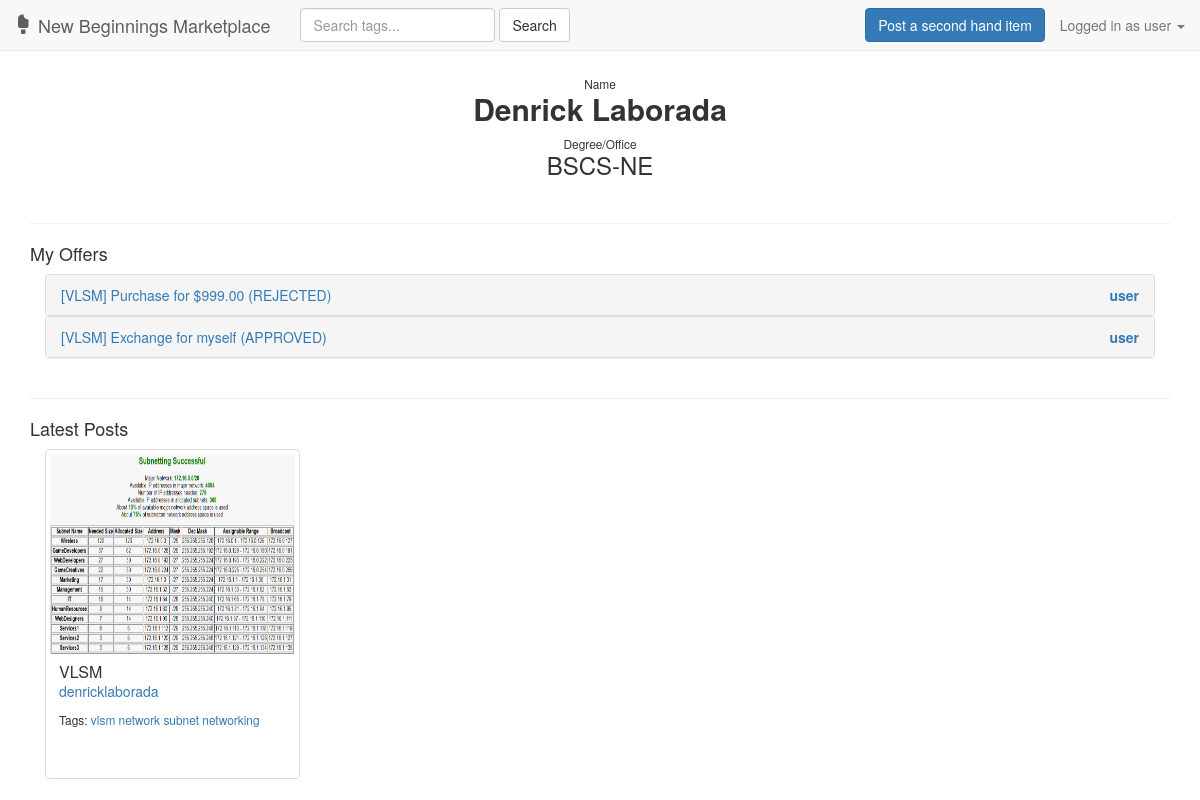
Page /user/17/ (signed in) on the earlier database version.
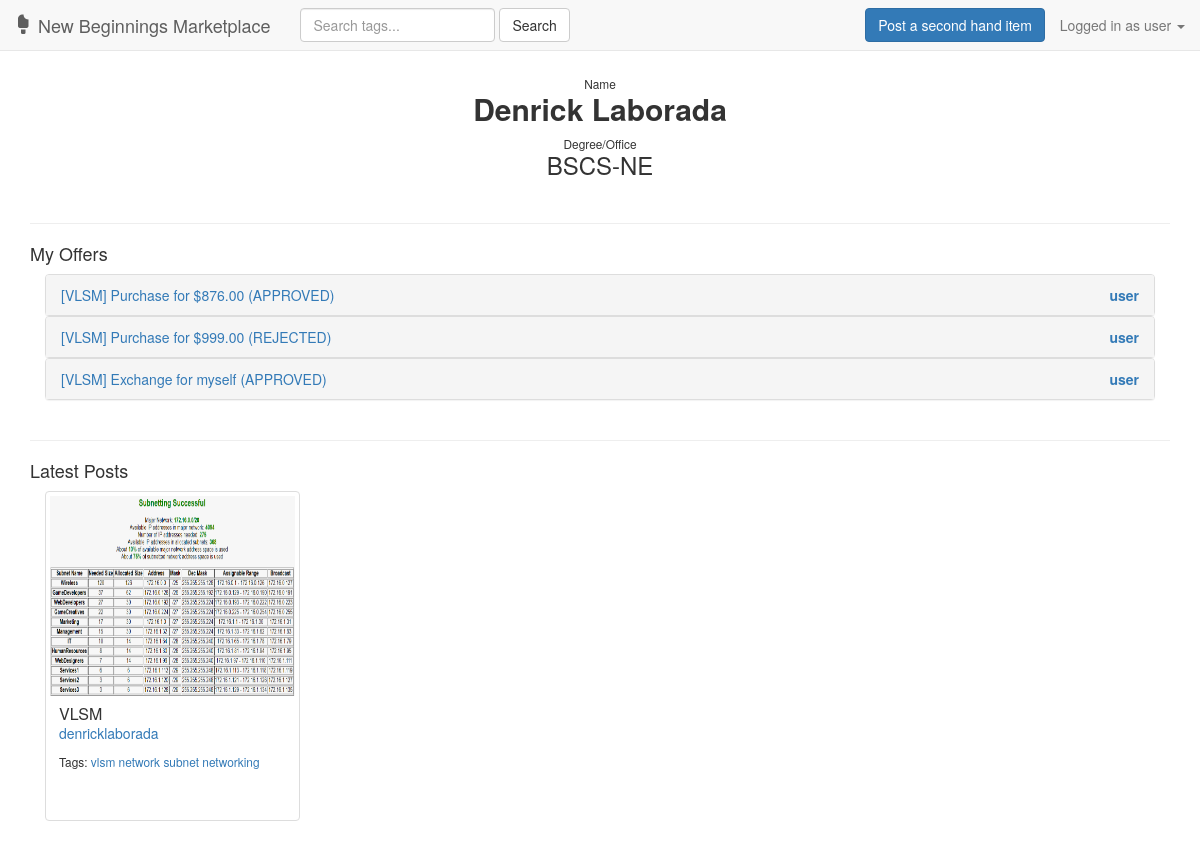
Same page on the later database version.
### marketplace/models.py (models this page shows, shortened)
class Offer(models.Model):
    user = models.ForeignKey(User, on_delete=models.CASCADE)
    post = models.ForeignKey(Post, on_delete=models.CASCADE, related_name='post')
    CHOICES = (
        ('Exchange', 'Exchange'),
        ('Purchase', 'Purchase'),
    )
    type = models.CharField(max_length=8, choices=CHOICES)
    amount = models.DecimalField(decimal_places=2, blank=True, max_digits=20, null=True)
    secondhand = models.ForeignKey(Post, null=True, blank=True, related_name='secondhand')
    approve_reject = models.NullBooleanField(blank=True, null=True)
    reason = models.CharField(blank=True, null=True, max_length=255)

class Post(models.Model):
    user = models.ForeignKey(User, on_delete=models.CASCADE)
    image = models.ImageField(upload_to='marketplace/static/marketplace/img/', blank=True, default='marketplace/static/marketplace/img/def/default.png')
    name = models.CharField(max_length=25)
    condition = models.CharField(max_length=50)
    quantity = models.PositiveIntegerField(default=1, validators=[MinValueValidator(1)])
    CHOICES = (
        ('Academic', 'Academic'),
        ('Office', 'Office'),
    )
    type = models.CharField(max_length=8, choices=CHOICES)
    course = models.CharField(max_length=20, blank=True)
    tags = TaggableManager(blank=True)
    def __str__(self):
        return self.name

### marketplace/views.py (the view)
# urls.py: url(r'^user/(?P<user_id>[0-9]+)/$', views.userdetails, name='userdetails'),
def userdetails(request, user_id):
    userobj = get_object_or_404(User, pk=user_id)
    user_latest_post = Post.objects.filter(user=userobj).order_by('-id')
    offers = Offer.objects.filter(post__in=user_latest_post).order_by('-id')
    myoffers = Offer.objects.filter(user=request.user, post__in=user_latest_post).order_by('-id')
    if request.method == 'POST':
        regform = RegistrationForm(request.POST)
        postform = PostForm(request.POST, request.FILES)
        if regform.is_valid():
            regform.save()
            return redirect('/')
        elif request.user.is_authenticated():
            if postform.is_valid():
                obj = postform.save(commit=False)
                obj.user = request.user
                obj.image = postform.cleaned_data['image']
                obj.save()
                postform.save_m2m()
                return redirect('/')
        else:
            postform = PostForm()
            regform = RegistrationForm()
            context = {
                'userprofile': userobj,
                'latest_posts': user_latest_post,
                'regform': regform,
                'postform': postform,
                'offers': offers,
                'myoffers': myoffers,
            }
            return login(request, context, template_name='marketplace/err.html')
    else:
        regform = RegistrationForm()
        postform = PostForm()
        context = {
            'userprofile': userobj,
            'latest_posts': user_latest_post,
            'regform': regform,
            'postform': postform,
            'offers': offers,
            'myoffers': myoffers,
        }
        return render(request, 'marketplace/user.html', context)

### marketplace/templates/marketplace/user.html (shortened to what the changed rows need)
{% extends 'marketplace/includes/header.html' %}
{% block body %}
    <div class="container">
        <div class="text-center">
            <div class="panel-body">
                <h2 style="margin-top: 0;"><strong>{{ userprofile.first_name }} {{ userprofile.last_name }}</strong></h2>
            </div>
        </div>
        <div>
            {% if user.is_authenticated %}
                {% if user.get_username == userprofile.username %}
                    <h4>Offers</h4>
                    <div class="container row">
                        <div class="col-sm-12 col-md-12">
                            <div class="panel-group" id="accordion" role="tablist" aria-multiselectable="true">
                                {% for offer in offers %}
                                    <div class="panel panel-default">
                                        <div class="panel-heading" role="tab" data-toggle="collapse" data-parent="#accordion" href="#collapse{{ offer.id }}" aria-expanded="false" aria-controls="collapse{{ offer.id }}">
                                            <a class="collapsed" role="button" data-toggle="collapse" data-parent="#accordion" href="#collapse{{ offer.id }}" aria-expanded="false" aria-controls="collapse{{ offer.id }}">
                                                [{{ offer.post }}] {{ offer.type }} for {% if offer.type == 'Purchase' %}${{ offer.amount }}{% else %}{{ offer.secondhand.name }}{% endif %}
                                                {% if offer.approve_reject == 1 %}(APPROVED){% elif offer.approve_reject == 0 %}(REJECTED){% endif %}
                                                <span class="pull-right"><strong>{{ offer.user.username }}</strong></span>
                                            </a>
                                        </div>
                                        <div id="collapse{{ offer.id }}" class="panel-collapse collapse" role="tabpanel">
                                            <div class="panel-body text-center">
                                                {% if offer.type == 'Exchange' %}
                                                    <h4><strong>{{ offer.secondhand.name }}</strong></h4>
                                                    <img src="{{ offer.secondhand.image.url }}" style="height: 40%">
                                                    <h4><strong>Quantity</strong></h4>
                                                    <p>{{ offer.secondhand.quantity }}</p>
                                                    <h4><strong>Condition</strong></h4>
                                                    <p><a href="{% url 'marketplace:condresults' offer.secondhand.condition %}">{{ offer.secondhand.condition }}</a></p>
                                                    <h4><strong>Type</strong></h4>
                                                    <p><a href="{% url 'marketplace:typeresults' offer.secondhand.type %}">{{ offer.secondhand.type }}</a></p>
                                                    {% if offer.secondhand.course %}
                                                        <h4><strong>Course</strong></h4>
                                                        <p><a href="{% url 'marketplace:courseresults' offer.secondhand.course %}">{{ offer.secondhand.course }}</a></p>
                                                    {% endif %}
                                                    <h4><strong>Tags</strong></h4>
                                                    <p>{% for t in offer.secondhand.tags.all %}
                                                        <a href="{% url 'marketplace:tagresults' t.name %}">{{ t.name }}</a>
                                                    {% endfor %}</p>
                                                    <h4><strong>User</strong></h4>
                                                    <p><a href="{% url 'marketplace:userdetails' offer.secondhand.user.id %}">
                                                        {{ offer.secondhand.user }}
                                                    </a></p>
                                                {% else %}
                                                    {{ offer.type }} for {% if offer.type == 'Purchase' %}${{ offer.amount }}{% else %}{{ offer.secondhand.name }}{% endif %}
                                                {% endif %}
                                            </div>
                                            {% if not offer.approve_reject == 1 and not offer.approve_reject == 0 %}
                                                <div class="panel-footer">
                                                    <a data-toggle="modal" data-target="#acceptModal{{ offer.id }}" href="javascript:void(0);" class="btn btn-success">Accept</a>
                                                    <a data-toggle="modal" data-target="#rejectModal{{ offer.id }}" href="javascript:void(0);" class="btn btn-danger">Reject</a>
                                                </div>
                                            {% endif %}
                                        </div>
                                    </div>
                                    {% if not offer.approve_reject == 1 and not offer.approve_reject == 0 %}
                                        <div class="modal fade" id="acceptModal{{ offer.id }}" tabindex="-1" role="dialog">
                                            <div class="modal-dialog" role="document">
                                                <div class="modal-content">
                                                    <div class="modal-header">
                                                        <button type="button" class="close" data-dismiss="modal"><span aria-hidden="true">&times;</span></button>
                                                        <h4 class="modal-title">Accept {{ offer.type }} for {% if offer.type == 'Purchase' %}${{ offer.amount }}{% else %}{{ offer.secondhand.name }}{% endif %}</h4>
                                                    </div>
                                                    <form id="acceptform" role="form" method="post" action="{% url 'marketplace:approveoffer' offer.id %}">
                                                        {% csrf_token %}
                                                        <div class="modal-body">
                                                            <div class="input-group">
                                                                <label for="reasonA">Reason:</label>
                                                                <input type="text" class="form-control" id="reasonA" name="reasonA">
                                                            </div>
                                                        </div>
                                                        <div class="modal-footer">
                                                            <button type="submit" class="btn btn-primary">Confirm Accept</button>
                                                            <a data-dismiss="modal" class="btn">Cancel</a>
                                                        </div>
                                                    </form>
                                                </div>
                                            </div>
                                        </div>
                                        <div class="modal fade" id="rejectModal{{ offer.id }}" tabindex="-1" role="dialog">
                                            <div class="modal-dialog" role="document">
                                                <div class="modal-content">
                                                    <div class="modal-header">
                                                        <button type="button" class="close" data-dismiss="modal"><span aria-hidden="true">&times;</span></button>
                                                        <h4 class="modal-title">Reject {{ offer.type }} for {% if offer.type == 'Purchase' %}${{ offer.amount }}{% else %}{{ offer.secondhand.name }}{% endif %}</h4>
                                                    </div>
                                                    <form id="rejectform" role="form" method="post" action="{% url 'marketplace:rejectoffer' offer.id %}">
                                                        {% csrf_token %}
                                                        <div class="modal-body">
                                                            <div class="input-group">
                                                                <label for="reasonR">Reason:</label>
                                                                <input type="text" class="form-control" id="reasonR" name="reasonR">
                                                            </div>
                                                        </div>
                                                        <div class="modal-footer">
                                                            <button type="submit" class="btn btn-primary">Confirm Reject</button>
                                                            <a data-dismiss="modal" class="btn">Cancel</a>
                                                        </div>
                                                    </form>
                                                </div>
                                            </div>
                                        </div>
                                    {% endif %}
                                {% endfor %}
                            </div>
                        </div>
                    </div>
                {% else %}
                    <div class="container row">
                        <div class="col-sm-12 col-md-12">
                            <div class="panel-group" id="accordion" role="tablist" aria-multiselectable="true">
                                {% for myoffer in myoffers %}
                                    <div class="panel panel-default">
                                        <div class="panel-heading" role="tab" data-toggle="collapse" data-parent="#accordion" href="#collapse{{ myoffer.id }}" aria-expanded="false" aria-controls="collapse{{ myoffer.id }}">
                                            <a class="collapsed" role="button" data-toggle="collapse" data-parent="#accordion" href="#collapse{{ myoffer.id }}" aria-expanded="false" aria-controls="collapse{{ myoffer.id }}">
                                                [{{ myoffer.post }}] {{ myoffer.type }} for {% if myoffer.type == 'Purchase' %}${{ myoffer.amount }}{% else %}{{ myoffer.secondhand.name }}{% endif %}
                                                {% if myoffer.approve_reject == 1 %}(APPROVED){% elif myoffer.approve_reject == 0 %}(REJECTED){% endif %}
                                                <span class="pull-right"><strong>{{ myoffer.user.username }}</strong></span>
                                            </a>
                                        </div>
                                    </div>
                                {% endfor %}
                            </div>
                        </div>
                    </div>
                {% endif %}
            {% endif %}
        </div>
        <div id="posts_5" class="container row">
            {% for post in latest_posts|slice:':5' %}
                <div class="col-sm-6 col-md-3">
                    <div class="thumbnail">
                        <a data-toggle="modal" data-target="#postModal{{ post.id }}" href="javascript:void(0);"><img src="{{ post.image.url }}" style="height:200px;"></a>
                        <div class="caption" style="height: 120px;">
                            <h3 class="panel-title"><a data-toggle="modal" data-target="#postModal{{ post.id }}" href="javascript:void(0);">{{ post.name }}</a></h3>
                            <p><a href="{% url 'marketplace:userdetails' post.user.id %}">
                                {{ post.user }}
                            </a></p>
                            <p><small>Tags:
                                {% for t in post.tags.all %}
                                    <a href="{% url 'marketplace:tagresults' t.name %}">{{ t.name }}</a>
                                {% endfor %}
                            </small></p>
                        </div>
                    </div>
                </div>
            {% endfor %}
        </div>
    </div>
{% endblock %}

Differences in the rows shown:
added Offer: post "VLSM", type "Purchase", amount "876.00", approve_reject "(APPROVED)", user.username "user"
